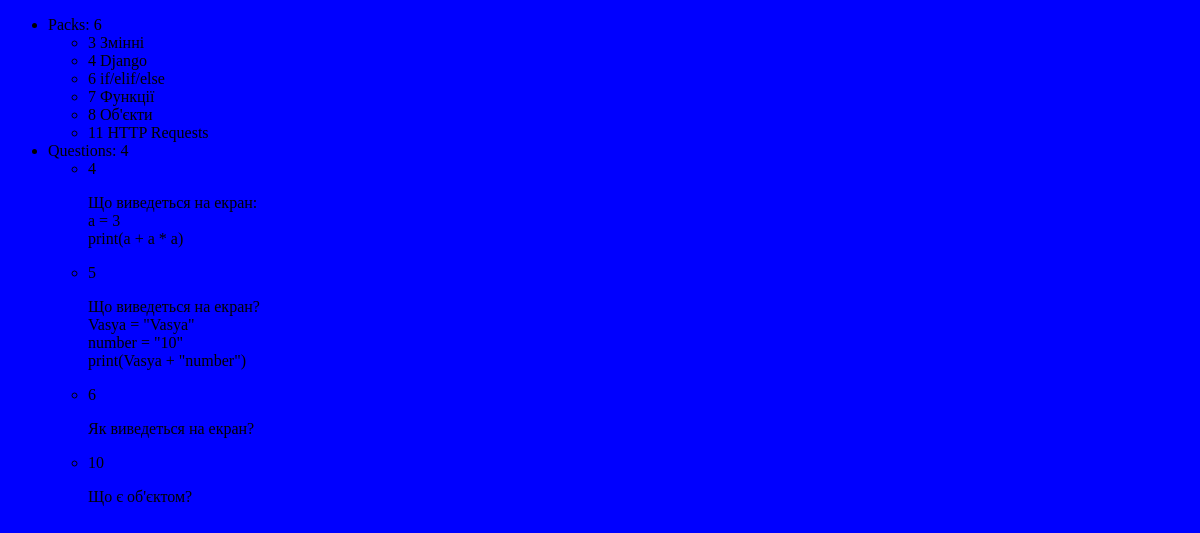
/catalog/, run on an earlier commit of the app's database.
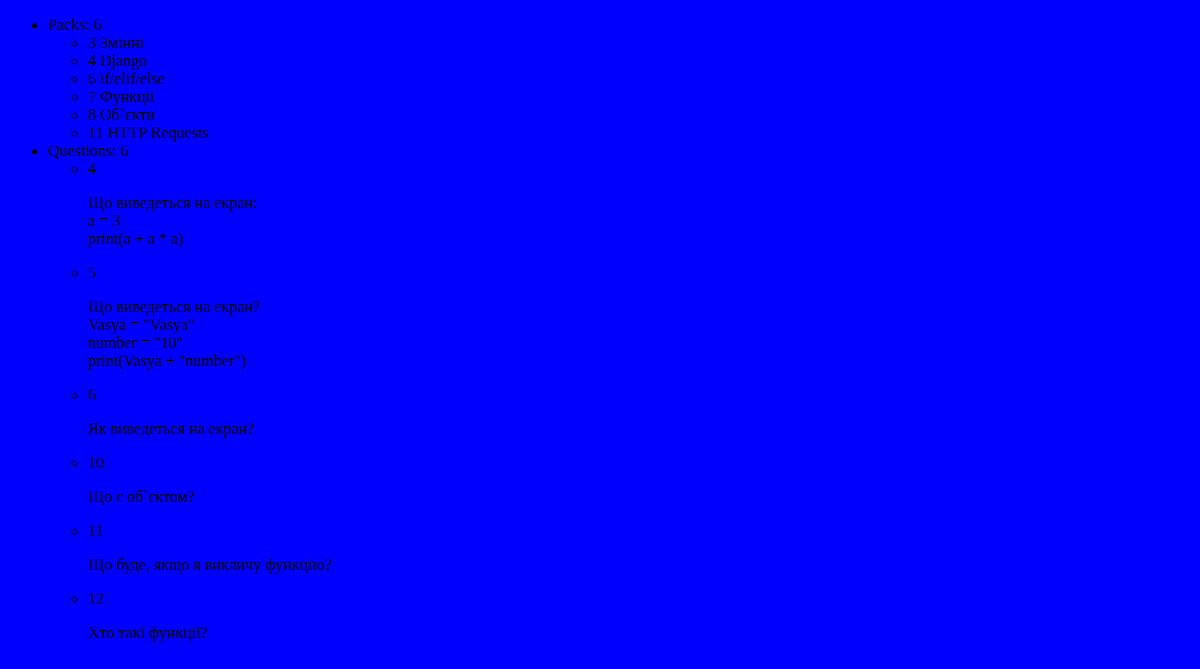
And on a later commit of the database.
### catalog/models.py (models this page shows, shortened)
class Pack(models.Model):
    name = models.CharField(max_length=50, default="PackName", help_text="Name of pack")
    reward = models.IntegerField(default=0, help_text="Reward in Paisons")
    difficulty = models.IntegerField(default=0, help_text="Difficult of pack")

class Question(models.Model):
    quest_pack = models.ForeignKey(Pack, default=0, on_delete=models.CASCADE)
    question = models.TextField(max_length=1000, default="Question", help_text="Question`s text")
    answers_json = models.CharField(max_length=300, default="answers", help_text="List of answers converted to json")
    index_of_correct = models.IntegerField(default=0, help_text="Index of correct answer")
    count_of_correct = models.IntegerField(default=0, help_text="Count of correct answers")
    count_of_incorrect = models.IntegerField(default=0, help_text="Count of incorrect answers")

### catalog/views.py (the view)
# urls.py: path("", views.index, name="index"),
def index(request):
    count_of_packs = Pack.objects.all().count()
    packs = Pack.objects.all()
    count_of_questions = Question.objects.all().count()
    questions = Question.objects.all()
    return render(request, "index.html",
                  context={"count_of_packs": count_of_packs,
                           "count_of_questions": count_of_questions,
                           "packs": packs,
                           "questions": questions})

### catalog/templates/index.html (shortened to what this page needs)
{% extends "base.html" %}
{% block link %}
{% load static %}
<link rel="stylesheet" href="{% static 'css/index.css' %}" style="text/css">
{% endblock %}
{% block content %}
<ul>
    <li>Packs: {{ count_of_packs }}
        <ul>
        {% for pack in packs %}
            <li>{{pack.id}}  {{pack.name}}</li>
        {% endfor %}
        </ul>
    </li>
    <li>Questions: {{ count_of_questions }}
        <ul>
            {% for question in questions %}
                <li>{{question.id}}  {{question.question|linebreaks}}</li>
            {% endfor %}
        </ul>
    </li>
</ul>
{% endblock %}

What changed in the data, as far as the page shows it:
changed Pack id 8: name "Об'єкти" → "Об`єкти"
changed Question id 10: question "Що є об'єктом?" → "Що є об`єктом?"
added Question: id "11", question "Що буде, якщо я викличу функцію?"
added Question: id "12", question "Хто такі функції?"
Also different on the page:
{{ count_of_questions }}: "4" → "6"
